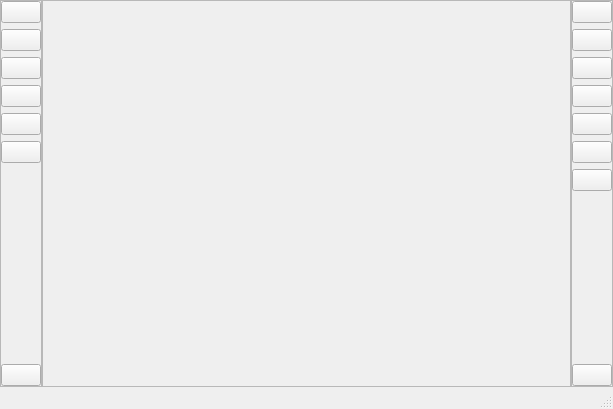
<?xml version="1.0" encoding="UTF-8"?>
<ui version="4.0">
 <class>MainWindow</class>
 <widget class="QMainWindow" name="MainWindow">
  <property name="geometry">
   <rect>
    <x>0</x>
    <y>0</y>
    <width>613</width>
    <height>409</height>
   </rect>
  </property>
  <property name="minimumSize">
   <size>
    <width>613</width>
    <height>409</height>
   </size>
  </property>
  <property name="windowTitle">
   <string>Image Viewer</string>
  </property>
  <widget class="QWidget" name="centralwidget">
   <layout class="QHBoxLayout" name="horizontalLayout" stretch="0,1,0">
    <property name="spacing">
     <number>0</number>
    </property>
    <property name="margin">
     <number>0</number>
    </property>
    <item>
     <widget class="QFrame" name="frame">
      <property name="frameShape">
       <enum>QFrame::StyledPanel</enum>
      </property>
      <property name="frameShadow">
       <enum>QFrame::Raised</enum>
      </property>
      <layout class="QVBoxLayout" name="verticalLayout">
       <property name="margin">
        <number>0</number>
       </property>
       <item>
        <widget class="QPushButton" name="openBtn">
         <property name="text">
          <string/>
         </property>
         <property name="icon">
          <iconset resource="../QmageView/resources.qrc">
           <normaloff>:/images/open.png</normaloff>:/images/open.png</iconset>
         </property>
         <property name="iconSize">
          <size>
           <width>32</width>
           <height>32</height>
          </size>
         </property>
        </widget>
       </item>
       <item>
        <widget class="QPushButton" name="saveBtn">
         <property name="text">
          <string/>
         </property>
         <property name="icon">
          <iconset resource="../QmageView/resources.qrc">
           <normaloff>:/images/save.png</normaloff>:/images/save.png</iconset>
         </property>
         <property name="iconSize">
          <size>
           <width>32</width>
           <height>32</height>
          </size>
         </property>
        </widget>
       </item>
       <item>
        <widget class="QPushButton" name="resizeBtn">
         <property name="text">
          <string/>
         </property>
         <property name="icon">
          <iconset resource="../QmageView/resources.qrc">
           <normaloff>:/images/resize.png</normaloff>:/images/resize.png</iconset>
         </property>
         <property name="iconSize">
          <size>
           <width>32</width>
           <height>32</height>
          </size>
         </property>
        </widget>
       </item>
       <item>
        <widget class="QPushButton" name="cropBtn">
         <property name="text">
          <string/>
         </property>
         <property name="icon">
          <iconset resource="../QmageView/resources.qrc">
           <normaloff>:/images/crop.png</normaloff>:/images/crop.png</iconset>
         </property>
         <property name="iconSize">
          <size>
           <width>32</width>
           <height>32</height>
          </size>
         </property>
        </widget>
       </item>
       <item>
        <widget class="QPushButton" name="addBorderBtn">
         <property name="text">
          <string/>
         </property>
         <property name="icon">
          <iconset resource="../QmageView/resources.qrc">
           <normaloff>:/images/addborder.png</normaloff>:/images/addborder.png</iconset>
         </property>
         <property name="iconSize">
          <size>
           <width>32</width>
           <height>32</height>
          </size>
         </property>
        </widget>
       </item>
       <item>
        <widget class="QPushButton" name="photoGridBtn">
         <property name="text">
          <string/>
         </property>
         <property name="icon">
          <iconset resource="../QmageView/resources.qrc">
           <normaloff>:/images/creategrid.png</normaloff>:/images/creategrid.png</iconset>
         </property>
         <property name="iconSize">
          <size>
           <width>32</width>
           <height>32</height>
          </size>
         </property>
        </widget>
       </item>
       <item>
        <spacer name="verticalSpacer">
         <property name="orientation">
          <enum>Qt::Vertical</enum>
         </property>
         <property name="sizeHint" stdset="0">
          <size>
           <width>20</width>
           <height>40</height>
          </size>
         </property>
        </spacer>
       </item>
       <item>
        <widget class="QPushButton" name="quitBtn">
         <property name="text">
          <string/>
         </property>
         <property name="icon">
          <iconset resource="../QmageView/resources.qrc">
           <normaloff>:/images/quit.png</normaloff>:/images/quit.png</iconset>
         </property>
         <property name="iconSize">
          <size>
           <width>32</width>
           <height>32</height>
          </size>
         </property>
        </widget>
       </item>
      </layout>
     </widget>
    </item>
    <item>
     <widget class="QScrollArea" name="scrollArea">
      <property name="widgetResizable">
       <bool>true</bool>
      </property>
      <widget class="QWidget" name="scrollAreaWidgetContents">
       <property name="geometry">
        <rect>
         <x>0</x>
         <y>0</y>
         <width>509</width>
         <height>384</height>
        </rect>
       </property>
      </widget>
     </widget>
    </item>
    <item>
     <widget class="QFrame" name="frame_2">
      <property name="frameShape">
       <enum>QFrame::StyledPanel</enum>
      </property>
      <property name="frameShadow">
       <enum>QFrame::Raised</enum>
      </property>
      <layout class="QVBoxLayout" name="verticalLayout_2">
       <property name="margin">
        <number>0</number>
       </property>
       <item>
        <widget class="QPushButton" name="prevBtn">
         <property name="text">
          <string/>
         </property>
         <property name="icon">
          <iconset resource="../QmageView/resources.qrc">
           <normaloff>:/images/prev.png</normaloff>:/images/prev.png</iconset>
         </property>
         <property name="iconSize">
          <size>
           <width>32</width>
           <height>32</height>
          </size>
         </property>
        </widget>
       </item>
       <item>
        <widget class="QPushButton" name="nextBtn">
         <property name="text">
          <string/>
         </property>
         <property name="icon">
          <iconset resource="../QmageView/resources.qrc">
           <normaloff>:/images/next.png</normaloff>:/images/next.png</iconset>
         </property>
         <property name="iconSize">
          <size>
           <width>32</width>
           <height>32</height>
          </size>
         </property>
        </widget>
       </item>
       <item>
        <widget class="QPushButton" name="zoomInBtn">
         <property name="text">
          <string/>
         </property>
         <property name="icon">
          <iconset resource="../QmageView/resources.qrc">
           <normaloff>:/images/zoomin.png</normaloff>:/images/zoomin.png</iconset>
         </property>
         <property name="iconSize">
          <size>
           <width>32</width>
           <height>32</height>
          </size>
         </property>
        </widget>
       </item>
       <item>
        <widget class="QPushButton" name="zoomOutBtn">
         <property name="text">
          <string/>
         </property>
         <property name="icon">
          <iconset resource="../QmageView/resources.qrc">
           <normaloff>:/images/zoomout.png</normaloff>:/images/zoomout.png</iconset>
         </property>
         <property name="iconSize">
          <size>
           <width>32</width>
           <height>32</height>
          </size>
         </property>
        </widget>
       </item>
       <item>
        <widget class="QPushButton" name="origSizeBtn">
         <property name="text">
          <string/>
         </property>
         <property name="icon">
          <iconset resource="../QmageView/resources.qrc">
           <normaloff>:/images/originalsize.png</normaloff>:/images/originalsize.png</iconset>
         </property>
         <property name="iconSize">
          <size>
           <width>32</width>
           <height>32</height>
          </size>
         </property>
        </widget>
       </item>
       <item>
        <widget class="QPushButton" name="rotateLeftBtn">
         <property name="text">
          <string/>
         </property>
         <property name="icon">
          <iconset resource="../QmageView/resources.qrc">
           <normaloff>:/images/rotateleft.png</normaloff>:/images/rotateleft.png</iconset>
         </property>
         <property name="iconSize">
          <size>
           <width>32</width>
           <height>32</height>
          </size>
         </property>
        </widget>
       </item>
       <item>
        <widget class="QPushButton" name="rotateRightBtn">
         <property name="text">
          <string/>
         </property>
         <property name="icon">
          <iconset resource="../QmageView/resources.qrc">
           <normaloff>:/images/rotateright.png</normaloff>:/images/rotateright.png</iconset>
         </property>
         <property name="iconSize">
          <size>
           <width>32</width>
           <height>32</height>
          </size>
         </property>
        </widget>
       </item>
       <item>
        <spacer name="verticalSpacer_2">
         <property name="orientation">
          <enum>Qt::Vertical</enum>
         </property>
         <property name="sizeHint" stdset="0">
          <size>
           <width>20</width>
           <height>40</height>
          </size>
         </property>
        </spacer>
       </item>
       <item>
        <widget class="QPushButton" name="slideShowBtn">
         <property name="text">
          <string/>
         </property>
         <property name="icon">
          <iconset resource="../QmageView/resources.qrc">
           <normaloff>:/images/play.png</normaloff>:/images/play.png</iconset>
         </property>
         <property name="iconSize">
          <size>
           <width>32</width>
           <height>32</height>
          </size>
         </property>
         <property name="checkable">
          <bool>true</bool>
         </property>
        </widget>
       </item>
      </layout>
     </widget>
    </item>
   </layout>
  </widget>
  <widget class="QStatusBar" name="statusbar"/>
 </widget>
 <resources>
  <include location="../QmageView/resources.qrc"/>
 </resources>
 <connections/>
</ui>
